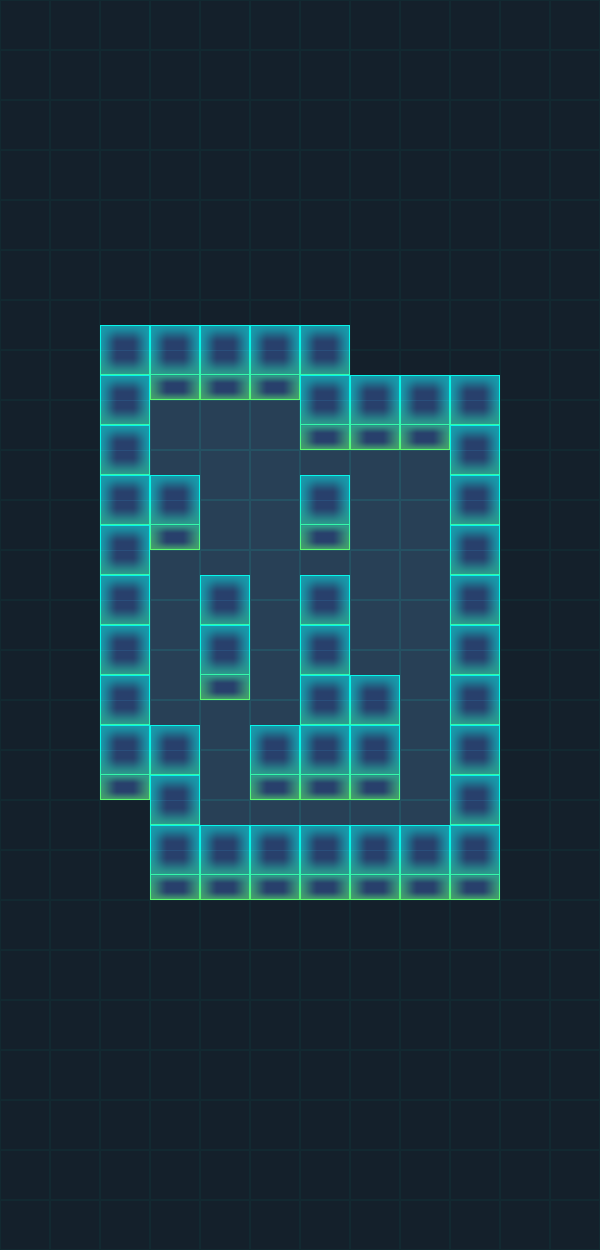

Rendered tile map (Tiled .tmx) drawn with the repository's tilesets; below, a short description and the full map source, tile grids included:
An orthogonal 12x25 tile map with 50x50 px tiles, 4 tile layers (BG, WallBottom, Play, WallUp) and 7 objects (Hero, M1, M2, End).

<map version="1.0" orientation="orthogonal" renderorder="right-down" width="12" height="25" tilewidth="50" tileheight="50" nextobjectid="24">
 <tileset firstgid="1" source="tiles.tsx" />
 <layer name="BG" width="12" height="25">
  <data encoding="csv">
6,6,6,6,6,6,6,6,6,6,6,6,
6,6,6,6,6,6,6,6,6,6,6,6,
6,6,6,6,6,6,6,6,6,6,6,6,
6,6,6,6,6,6,6,6,6,6,6,6,
6,6,6,6,6,6,6,6,6,6,6,6,
6,6,6,6,6,6,6,6,6,6,6,6,
6,6,6,6,6,6,6,6,6,6,6,6,
6,6,6,6,6,6,6,6,6,6,6,6,
6,6,6,5,5,5,6,6,6,6,6,6,
6,6,6,5,5,5,5,5,5,6,6,6,
6,6,6,6,5,5,6,5,5,6,6,6,
6,6,6,5,5,5,5,5,5,6,6,6,
6,6,6,5,6,5,6,5,5,6,6,6,
6,6,6,5,6,5,6,5,5,6,6,6,
6,6,6,5,5,5,6,6,5,6,6,6,
6,6,6,6,5,6,6,6,5,6,6,6,
6,6,6,6,5,5,5,5,5,6,6,6,
6,6,6,6,6,6,6,6,6,6,6,6,
6,6,6,6,6,6,6,6,6,6,6,6,
6,6,6,6,6,6,6,6,6,6,6,6,
6,6,6,6,6,6,6,6,6,6,6,6,
6,6,6,6,6,6,6,6,6,6,6,6,
6,6,6,6,6,6,6,6,6,6,6,6,
6,6,6,6,6,6,6,6,6,6,6,6,
6,6,6,6,6,6,6,6,6,6,6,6
</data>
 </layer>
 <layer name="WallBottom" width="12" height="25">
  <data encoding="csv">
0,0,0,0,0,0,0,0,0,0,0,0,
0,0,0,0,0,0,0,0,0,0,0,0,
0,0,0,0,0,0,0,0,0,0,0,0,
0,0,0,0,0,0,0,0,0,0,0,0,
0,0,0,0,0,0,0,0,0,0,0,0,
0,0,0,0,0,0,0,0,0,0,0,0,
0,0,3,3,3,3,3,0,0,0,0,0,
0,0,4,2,2,2,4,3,3,3,0,0,
0,0,4,0,0,0,2,2,2,4,0,0,
0,0,4,0,0,0,0,0,0,4,0,0,
0,0,4,2,0,0,2,0,0,4,0,0,
0,0,4,0,0,0,0,0,0,4,0,0,
0,0,4,0,4,0,4,0,0,4,0,0,
0,0,4,0,2,0,4,0,0,4,0,0,
0,0,4,0,0,0,4,4,0,4,0,0,
0,0,2,4,0,2,2,2,0,4,0,0,
0,0,0,4,0,0,0,0,0,4,0,0,
0,0,0,2,2,2,2,2,2,2,0,0,
0,0,0,0,0,0,0,0,0,0,0,0,
0,0,0,0,0,0,0,0,0,0,0,0,
0,0,0,0,0,0,0,0,0,0,0,0,
0,0,0,0,0,0,0,0,0,0,0,0,
0,0,0,0,0,0,0,0,0,0,0,0,
0,0,0,0,0,0,0,0,0,0,0,0,
0,0,0,0,0,0,0,0,0,0,0,0
</data>
 </layer>
 <objectgroup name="Star">
  <object id="5" x="410.667" y="455" width="31.6667" height="34" />
  <object id="16" x="207.333" y="762.666" width="29.3333" height="25.3333" />
  <object id="17" x="260.334" y="566" width="26.6667" height="28" />
 </objectgroup>
 <objectgroup name="Coin" />
 <objectgroup name="Actor">
  <object id="1" name="Hero" x="262" y="419" width="8.333" height="10">
   <ellipse />
  </object>
  <object id="2" name="M1" x="369.667" y="78.3333" width="10" height="10">
   <ellipse />
  </object>
  <object id="3" name="M2" x="467" y="83" width="10" height="10">
   <ellipse />
  </object>
  <object id="15" name="End" x="160" y="577.333" width="10" height="10">
   <ellipse />
  </object>
 </objectgroup>
 <layer name="Play" width="12" height="25">
  <data encoding="csv">
0,0,0,0,0,0,0,0,0,0,0,0,
0,0,0,0,0,0,0,0,0,0,0,0,
0,0,0,0,0,0,0,0,0,0,0,0,
0,0,0,0,0,0,0,0,0,0,0,0,
0,0,0,0,0,0,0,0,0,0,0,0,
0,0,0,0,0,0,0,0,0,0,0,0,
0,0,0,0,0,0,0,0,0,0,0,0,
0,0,0,0,0,0,0,0,0,0,0,0,
0,0,0,0,0,0,0,0,0,0,0,0,
0,0,0,0,0,0,0,0,0,0,0,0,
0,0,0,0,0,0,0,0,0,0,0,0,
0,0,0,0,0,0,0,0,0,0,0,0,
0,0,0,0,0,0,0,0,0,0,0,0,
0,0,0,0,0,0,0,0,0,0,0,0,
0,0,0,0,0,0,0,0,0,0,0,0,
0,0,0,0,0,0,0,0,0,0,0,0,
0,0,0,0,0,0,0,0,0,0,0,0,
0,0,0,0,0,0,0,0,0,0,0,0,
0,0,0,0,0,0,0,0,0,0,0,0,
0,0,0,0,0,0,0,0,0,0,0,0,
0,0,0,0,0,0,0,0,0,0,0,0,
0,0,0,0,0,0,0,0,0,0,0,0,
0,0,0,0,0,0,0,0,0,0,0,0,
0,0,0,0,0,0,0,0,0,0,0,0,
0,0,0,0,0,0,0,0,0,0,0,0
</data>
 </layer>
 <layer name="WallUp" width="12" height="25">
  <data encoding="csv">
0,0,0,0,0,0,0,0,0,0,0,0,
0,0,0,0,0,0,0,0,0,0,0,0,
0,0,0,0,0,0,0,0,0,0,0,0,
0,0,0,0,0,0,0,0,0,0,0,0,
0,0,0,0,0,0,0,0,0,0,0,0,
0,0,0,0,0,0,0,0,0,0,0,0,
0,0,0,0,0,0,0,0,0,0,0,0,
0,0,0,0,0,0,0,0,0,0,0,0,
0,0,0,0,0,0,0,0,0,0,0,0,
0,0,0,1,0,0,1,0,0,0,0,0,
0,0,0,0,0,0,0,0,0,0,0,0,
0,0,0,0,1,0,1,0,0,0,0,0,
0,0,0,0,0,0,0,0,0,0,0,0,
0,0,0,0,0,0,0,1,0,0,0,0,
0,0,0,1,0,1,0,0,0,0,0,0,
0,0,0,0,0,0,0,0,0,0,0,0,
0,0,0,0,1,1,1,1,1,0,0,0,
0,0,0,0,0,0,0,0,0,0,0,0,
0,0,0,0,0,0,0,0,0,0,0,0,
0,0,0,0,0,0,0,0,0,0,0,0,
0,0,0,0,0,0,0,0,0,0,0,0,
0,0,0,0,0,0,0,0,0,0,0,0,
0,0,0,0,0,0,0,0,0,0,0,0,
0,0,0,0,0,0,0,0,0,0,0,0,
0,0,0,0,0,0,0,0,0,0,0,0
</data>
 </layer>
</map>
